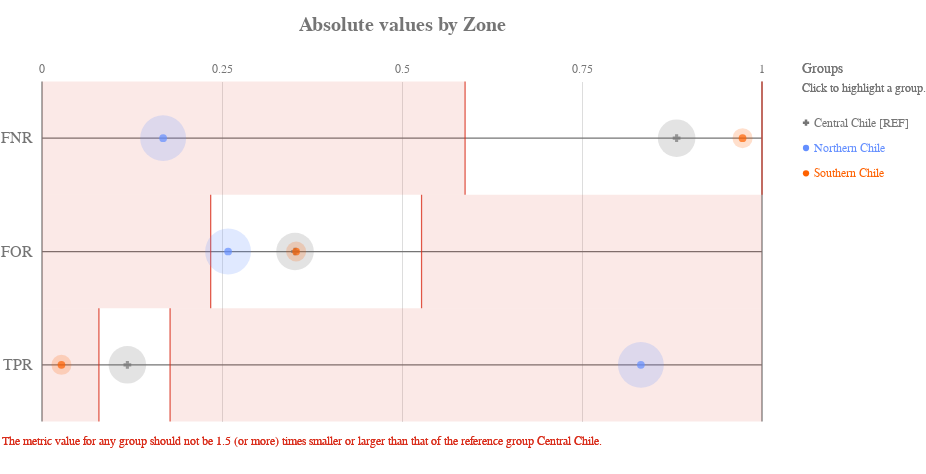

The notebook cell saved with this chart:
### Code cell
ap.absolute(grupo_definido, metrics, 'zone', fairness_threshold = disparity_tolerance)

### Figure 1 — Vega-Lite specification as saved in the notebook (floating-point values rounded to 4 significant figures)
{"config": {"view": {"continuousWidth": 400, "continuousHeight": 300, "strokeWidth": 0}, "axisLeft": {"labelColor": "rgb(117,117,117)", "labelFont": "Arial", "labelFontSize": 16}, "title": {"align": "center", "baseline": "middle", "color": "rgb(117,117,117)", "font": "Arial", "fontSize": 20, "fontWeight": "bold"}}, "layer": [{"data": {"name": "data-4ac2d7a4dec33677e433b172826c7791"}, "mark": {"type": "rule", "stroke": "rgb(117,117,117)", "strokeWidth": 1.25, "tooltip": ""}, "encoding": {"x": {"type": "quantitative", "field": "start", "scale": {"domain": [0, 1], "range": [40.0, 760.0]}}, "x2": {"field": "end"}, "y": {"type": "nominal", "axis": {"domain": false, "labelAngle": 0, "labelPadding": -30, "orient": "left", "ticks": false, "title": ""}, "field": "y_position", "scale": {"domain": ["FNR", "FOR", "TPR"], "range": [42.5, 382.5]}}}}, {"data": {"name": "data-6cfe259518f6c7b358d8f836a73e6b7f"}, "mark": {"type": "rule", "stroke": "rgb(117,117,117)", "strokeWidth": 1.25, "tooltip": ""}, "encoding": {"x": {"type": "quantitative", "field": "x_position", "scale": {"domain": [0, 1], "range": [40.0, 760.0]}}, "y": {"value": 42.5}, "y2": {"value": 382.5}}}, {"data": {"name": "data-60ed1133fa688d151d36705a369482e0"}, "mark": {"type": "text", "align": "center", "color": "rgb(117,117,117)", "font": "Arial", "fontSize": 12, "fontWeight": "normal", "tooltip": ""}, "encoding": {"text": {"type": "nominal", "field": "value"}, "x": {"type": "quantitative", "field": "value", "scale": {"domain": [0, 1], "range": [40.0, 760.0]}}, "y": {"value": 29.75}}}, {"layer": [{"mark": {"type": "rect", "opacity": 0.8, "stroke": "rgb(217, 46, 28)", "strokeWidth": 1.25, "tooltip": ""}, "encoding": {"x": {"type": "quantitative", "field": "lower_threshold_value", "scale": {"domain": [0, 1], "range": [40.0, 760.0]}}, "x2": {"field": "lower_threshold_value"}, "y": {"type": "nominal", "axis": {"domain": false, "grid": false, "labels": false, "ticks": false, "title": " "}, "field": "metric", "scale": {"domain": ["FNR", "FOR", "TPR"], "range": [42.5, 382.5]}}}}, {"mark": {"type": "rect", "opacity": 0.8, "stroke": "rgb(217, 46, 28)", "strokeWidth": 1.25, "tooltip": ""}, "encoding": {"x": {"type": "quantitative", "field": "upper_threshold_value", "scale": {"domain": [0, 1], "range": [40.0, 760.0]}}, "x2": {"field": "upper_threshold_value"}, "y": {"type": "nominal", "axis": {"domain": false, "grid": false, "labels": false, "ticks": false, "title": " "}, "field": "metric", "scale": {"domain": ["FNR", "FOR", "TPR"], "range": [42.5, 382.5]}}}}, {"layer": [{"mark": {"type": "rect", "fill": "rgb(217, 46, 28)", "opacity": 0.1, "tooltip": ""}, "encoding": {"x": {"type": "quantitative", "field": "lower_threshold_value", "scale": {"domain": [0, 1], "range": [40.0, 760.0]}}, "x2": {"field": "lower_end"}, "y": {"type": "nominal", "axis": {"domain": false, "grid": false, "labels": false, "ticks": false, "title": " "}, "field": "metric", "scale": {"domain": ["FNR", "FOR", "TPR"], "range": [42.5, 382.5]}}}}, {"mark": {"type": "rect", "fill": "rgb(217, 46, 28)", "opacity": 0.1, "tooltip": ""}, "encoding": {"x": {"type": "quantitative", "field": "upper_threshold_value", "scale": {"domain": [0, 1], "range": [40.0, 760.0]}}, "x2": {"field": "upper_end"}, "y": {"type": "nominal", "axis": {"domain": false, "grid": false, "labels": false, "ticks": false, "title": " "}, "field": "metric", "scale": {"domain": ["FNR", "FOR", "TPR"], "range": [42.5, 382.5]}}}}]}, {"data": {"name": "data-79dd248bdaa0ea02c535240e8ad022c8"}, "mark": {"type": "text", "align": "left", "baseline": "top", "fill": "rgb(217, 46, 28)", "font": "Arial", "fontSize": 12, "fontWeight": "normal", "tooltip": ""}, "encoding": {"text": {"value": "The metric value for any group should not be 1.5 (or more) times smaller or larger than that of the reference group Central Chile."}, "x": {"value": 0}, "y": {"value": 396.7}}}], "data": {"name": "data-8404b06e51d917278e052a425d52c7e0"}}, {"layer": [{"mark": "circle"}, {"data": {"name": "data-3072026969026b89f4d86909f3274176"}, "mark": {"type": "circle", "opacity": 0.2}, "encoding": {"color": {"condition": {"type": "nominal", "field": "attribute_value", "legend": null, "scale": {"domain": ["Central Chile", "Northern Chile", "Southern Chile"], "range": ["rgb(117,117,117)", "rgb(100, 143, 255)", "rgb(254, 97, 0)", "rgb(220, 38, 127)", "rgb(255, 176, 0)", "rgb(120, 94, 240)"]}, "selection": "selector025"}, "value": "rgb(224,224,224)"}, "size": {"type": "quantitative", "field": "group_size", "legend": null, "scale": {"domain": [0, 3227.0], "range": [0, 2522.0]}}, "tooltip": [{"type": "nominal", "field": "attribute_value", "title": "Group"}, {"type": "nominal", "field": "tooltip_group_size", "title": "Group Size"}, {"type": "nominal", "field": "tooltip_disparity_explanation_fnr", "title": "Disparity"}, {"type": "quantitative", "field": "fnr", "format": ".2f", "title": "FNR"}], "x": {"type": "quantitative", "axis": {"domain": false, "labels": false, "ticks": false, "title": null, "values": [0.25, 0.5, 0.75]}, "field": "fnr", "scale": {"domain": [0, 1], "range": [40.0, 760.0]}}, "y": {"type": "nominal", "axis": {"domain": false, "grid": false, "labels": false, "ticks": false, "title": " "}, "field": "metric_variable", "scale": {"domain": ["FNR", "FOR", "TPR"], "range": [42.5, 382.5]}}}, "selection": {"selector027": {"type": "multi", "empty": "all", "fields": ["attribute_value"]}}, "transform": [{"calculate": "'FNR'", "as": "metric_variable"}]}, {"data": {"name": "data-3072026969026b89f4d86909f3274176"}, "mark": {"type": "circle", "opacity": 0.2}, "encoding": {"color": {"condition": {"type": "nominal", "field": "attribute_value", "legend": null, "scale": {"domain": ["Central Chile", "Northern Chile", "Southern Chile"], "range": ["rgb(117,117,117)", "rgb(100, 143, 255)", "rgb(254, 97, 0)", "rgb(220, 38, 127)", "rgb(255, 176, 0)", "rgb(120, 94, 240)"]}, "selection": "selector025"}, "value": "rgb(224,224,224)"}, "size": {"type": "quantitative", "field": "group_size", "legend": null, "scale": {"domain": [0, 3227.0], "range": [0, 2522.0]}}, "tooltip": [{"type": "nominal", "field": "attribute_value", "title": "Group"}, {"type": "nominal", "field": "tooltip_group_size", "title": "Group Size"}, {"type": "nominal", "field": "tooltip_disparity_explanation_for", "title": "Disparity"}, {"type": "quantitative", "field": "for", "format": ".2f", "title": "FOR"}], "x": {"type": "quantitative", "axis": {"domain": false, "labels": false, "ticks": false, "title": null, "values": [0.25, 0.5, 0.75]}, "field": "for", "scale": {"domain": [0, 1], "range": [40.0, 760.0]}}, "y": {"type": "nominal", "axis": {"domain": false, "grid": false, "labels": false, "ticks": false, "title": " "}, "field": "metric_variable", "scale": {"domain": ["FNR", "FOR", "TPR"], "range": [42.5, 382.5]}}}, "selection": {"selector029": {"type": "multi", "empty": "all", "fields": ["attribute_value"]}}, "transform": [{"calculate": "'FOR'", "as": "metric_variable"}]}, {"data": {"name": "data-3072026969026b89f4d86909f3274176"}, "mark": {"type": "circle", "opacity": 0.2}, "encoding": {"color": {"condition": {"type": "nominal", "field": "attribute_value", "legend": null, "scale": {"domain": ["Central Chile", "Northern Chile", "Southern Chile"], "range": ["rgb(117,117,117)", "rgb(100, 143, 255)", "rgb(254, 97, 0)", "rgb(220, 38, 127)", "rgb(255, 176, 0)", "rgb(120, 94, 240)"]}, "selection": "selector025"}, "value": "rgb(224,224,224)"}, "size": {"type": "quantitative", "field": "group_size", "legend": null, "scale": {"domain": [0, 3227.0], "range": [0, 2522.0]}}, "tooltip": [{"type": "nominal", "field": "attribute_value", "title": "Group"}, {"type": "nominal", "field": "tooltip_group_size", "title": "Group Size"}, {"type": "nominal", "field": "tooltip_disparity_explanation_tpr", "title": "Disparity"}, {"type": "quantitative", "field": "tpr", "format": ".2f", "title": "TPR"}], "x": {"type": "quantitative", "axis": {"domain": false, "labels": false, "ticks": false, "title": null, "values": [0.25, 0.5, 0.75]}, "field": "tpr", "scale": {"domain": [0, 1], "range": [40.0, 760.0]}}, "y": {"type": "nominal", "axis": {"domain": false, "grid": false, "labels": false, "ticks": false, "title": " "}, "field": "metric_variable", "scale": {"domain": ["FNR", "FOR", "TPR"], "range": [42.5, 382.5]}}}, "selection": {"selector031": {"type": "multi", "empty": "all", "fields": ["attribute_value"]}}, "transform": [{"calculate": "'TPR'", "as": "metric_variable"}]}, {"layer": [{"mark": "point"}, {"data": {"name": "data-3072026969026b89f4d86909f3274176"}, "mark": {"type": "point", "filled": true, "size": 60}, "encoding": {"color": {"condition": {"type": "nominal", "field": "attribute_value", "legend": null, "scale": {"domain": ["Central Chile", "Northern Chile", "Southern Chile"], "range": ["rgb(117,117,117)", "rgb(100, 143, 255)", "rgb(254, 97, 0)", "rgb(220, 38, 127)", "rgb(255, 176, 0)", "rgb(120, 94, 240)"]}, "selection": "selector025"}, "value": "rgb(224,224,224)"}, "shape": {"type": "nominal", "field": "attribute_value", "legend": null, "scale": {"domain": ["Central Chile", "Northern Chile", "Southern Chile"], "range": ["cross", "circle", "circle"]}}, "tooltip": [{"type": "nominal", "field": "attribute_value", "title": "Group"}, {"type": "nominal", "field": "tooltip_group_size", "title": "Group Size"}, {"type": "nominal", "field": "tooltip_disparity_explanation_fnr", "title": "Disparity"}, {"type": "quantitative", "field": "fnr", "format": ".2f", "title": "FNR"}], "x": {"type": "quantitative", "axis": {"domain": false, "labels": false, "ticks": false, "title": null, "values": [0.25, 0.5, 0.75]}, "field": "fnr", "scale": {"domain": [0, 1], "range": [40.0, 760.0]}}, "y": {"type": "nominal", "axis": {"domain": false, "grid": false, "labels": false, "ticks": false, "title": " "}, "field": "metric_variable", "scale": {"domain": ["FNR", "FOR", "TPR"], "range": [42.5, 382.5]}}}, "selection": {"selector026": {"type": "multi", "empty": "all", "fields": ["attribute_value"]}}, "transform": [{"calculate": "'FNR'", "as": "metric_variable"}]}, {"data": {"name": "data-3072026969026b89f4d86909f3274176"}, "mark": {"type": "point", "filled": true, "size": 60}, "encoding": {"color": {"condition": {"type": "nominal", "field": "attribute_value", "legend": null, "scale": {"domain": ["Central Chile", "Northern Chile", "Southern Chile"], "range": ["rgb(117,117,117)", "rgb(100, 143, 255)", "rgb(254, 97, 0)", "rgb(220, 38, 127)", "rgb(255, 176, 0)", "rgb(120, 94, 240)"]}, "selection": "selector025"}, "value": "rgb(224,224,224)"}, "shape": {"type": "nominal", "field": "attribute_value", "legend": null, "scale": {"domain": ["Central Chile", "Northern Chile", "Southern Chile"], "range": ["cross", "circle", "circle"]}}, "tooltip": [{"type": "nominal", "field": "attribute_value", "title": "Group"}, {"type": "nominal", "field": "tooltip_group_size", "title": "Group Size"}, {"type": "nominal", "field": "tooltip_disparity_explanation_for", "title": "Disparity"}, {"type": "quantitative", "field": "for", "format": ".2f", "title": "FOR"}], "x": {"type": "quantitative", "axis": {"domain": false, "labels": false, "ticks": false, "title": null, "values": [0.25, 0.5, 0.75]}, "field": "for", "scale": {"domain": [0, 1], "range": [40.0, 760.0]}}, "y": {"type": "nominal", "axis": {"domain": false, "grid": false, "labels": false, "ticks": false, "title": " "}, "field": "metric_variable", "scale": {"domain": ["FNR", "FOR", "TPR"], "range": [42.5, 382.5]}}}, "selection": {"selector028": {"type": "multi", "empty": "all", "fields": ["attribute_value"]}}, "transform": [{"calculate": "'FOR'", "as": "metric_variable"}]}, {"data": {"name": "data-3072026969026b89f4d86909f3274176"}, "mark": {"type": "point", "filled": true, "size": 60}, "encoding": {"color": {"condition": {"type": "nominal", "field": "attribute_value", "legend": null, "scale": {"domain": ["Central Chile", "Northern Chile", "Southern Chile"], "range": ["rgb(117,117,117)", "rgb(100, 143, 255)", "rgb(254, 97, 0)", "rgb(220, 38, 127)", "rgb(255, 176, 0)", "rgb(120, 94, 240)"]}, "selection": "selector025"}, "value": "rgb(224,224,224)"}, "shape": {"type": "nominal", "field": "attribute_value", "legend": null, "scale": {"domain": ["Central Chile", "Northern Chile", "Southern Chile"], "range": ["cross", "circle", "circle"]}}, "tooltip": [{"type": "nominal", "field": "attribute_value", "title": "Group"}, {"type": "nominal", "field": "tooltip_group_size", "title": "Group Size"}, {"type": "nominal", "field": "tooltip_disparity_explanation_tpr", "title": "Disparity"}, {"type": "quantitative", "field": "tpr", "format": ".2f", "title": "TPR"}], "x": {"type": "quantitative", "axis": {"domain": false, "labels": false, "ticks": false, "title": null, "values": [0.25, 0.5, 0.75]}, "field": "tpr", "scale": {"domain": [0, 1], "range": [40.0, 760.0]}}, "y": {"type": "nominal", "axis": {"domain": false, "grid": false, "labels": false, "ticks": false, "title": " "}, "field": "metric_variable", "scale": {"domain": ["FNR", "FOR", "TPR"], "range": [42.5, 382.5]}}}, "selection": {"selector030": {"type": "multi", "empty": "all", "fields": ["attribute_value"]}}, "transform": [{"calculate": "'TPR'", "as": "metric_variable"}]}]}]}, {"layer": [{"mark": {"type": "point", "filled": true, "opacity": 1, "size": 39.48}, "encoding": {"color": {"condition": {"type": "nominal", "field": "attribute_value", "legend": null, "scale": {"domain": ["Central Chile", "Northern Chile", "Southern Chile"], "range": ["rgb(117,117,117)", "rgb(100, 143, 255)", "rgb(254, 97, 0)", "rgb(220, 38, 127)", "rgb(255, 176, 0)", "rgb(120, 94, 240)"]}, "selection": "selector025"}, "value": "rgb(224,224,224)"}, "shape": {"type": "nominal", "field": "attribute_value", "legend": null, "scale": {"domain": ["Central Chile", "Northern Chile", "Southern Chile"], "range": ["cross", "circle", "circle"]}}, "x": {"value": 804}, "y": {"type": "nominal", "axis": {"domain": false, "grid": false, "labels": false, "ticks": false, "title": " "}, "field": "attribute_value", "scale": {"domain": ["Central Chile", "Northern Chile", "Southern Chile"], "range": [71, 147]}}}, "selection": {"selector025": {"type": "multi", "empty": "all", "fields": ["attribute_value"]}}}, {"mark": {"type": "text", "align": "left", "baseline": "middle", "font": "Arial", "fontSize": 12, "fontWeight": "normal"}, "encoding": {"color": {"condition": {"type": "nominal", "field": "attribute_value", "legend": null, "scale": {"domain": ["Central Chile", "Northern Chile", "Southern Chile"], "range": ["rgb(117,117,117)", "rgb(100, 143, 255)", "rgb(254, 97, 0)", "rgb(220, 38, 127)", "rgb(255, 176, 0)", "rgb(120, 94, 240)"]}, "selection": "selector025"}, "value": "rgb(224,224,224)"}, "text": {"type": "nominal", "field": "label"}, "x": {"value": 812}, "y": {"type": "nominal", "axis": {"domain": false, "grid": false, "labels": false, "ticks": false, "title": " "}, "field": "attribute_value", "scale": {"domain": ["Central Chile", "Northern Chile", "Southern Chile"], "range": [71, 147]}}}, "selection": {"selector032": {"type": "multi", "empty": "all", "fields": ["attribute_value"]}}}, {"data": {"name": "data-79dd248bdaa0ea02c535240e8ad022c8"}, "mark": {"type": "text", "align": "left", "baseline": "middle", "color": "rgb(117,117,117)", "font": "Arial", "fontSize": 12, "fontWeight": "normal"}, "encoding": {"text": {"value": "Click to highlight a group."}, "x": {"value": 800}, "y": {"value": 49}}}, {"data": {"name": "data-79dd248bdaa0ea02c535240e8ad022c8"}, "mark": {"type": "text", "align": "left", "baseline": "middle", "color": "rgb(117,117,117)", "font": "Arial", "fontSize": 14, "fontWeight": "normal"}, "encoding": {"text": {"value": "Groups"}, "x": {"value": 800}, "y": {"value": 30}}}], "data": {"name": "data-0de9a04118b2294ee56b3c957fb6724a"}}], "height": 425, "padding": {"top": 15, "bottom": 10}, "resolve": {"scale": {"size": "independent", "y": "independent"}}, "title": "Absolute values by Zone", "width": 800, "$schema": "https://vega.github.io/schema/vega-lite/v4.8.1.json", "datasets": {"data-4ac2d7a4dec33677e433b172826c7791": [{"y_position": "FNR", "start": 0, "end": 1}, {"y_position": "FOR", "start": 0, "end": 1}, {"y_position": "TPR", "start": 0, "end": 1}], "data-6cfe259518f6c7b358d8f836a73e6b7f": [{"x_position": 0}, {"x_position": 1}], "data-60ed1133fa688d151d36705a369482e0": [{"value": 0.0}, {"value": 0.25}, {"value": 0.5}, {"value": 0.75}, {"value": 1.0}], "data-8404b06e51d917278e052a425d52c7e0": [{"lower_end": 0, "upper_end": 1, "lower_threshold_value": 0.5876, "upper_threshold_value": 1.0, "metric": "FNR"}, {"lower_end": 0, "upper_end": 1, "lower_threshold_value": 0.2343, "upper_threshold_value": 0.5271, "metric": "FOR"}, {"lower_end": 0, "upper_end": 1, "lower_threshold_value": 0.07906, "upper_threshold_value": 0.1779, "metric": "TPR"}], "data-79dd248bdaa0ea02c535240e8ad022c8": [{"a": 1, "b": 0}, {"a": 1, "b": 0}], "data-3072026969026b89f4d86909f3274176": [{"attribute_name": "zone", "attribute_value": "Central Chile", "group_size": 1803, "total_entities": 5007, "fnr": 0.8814, "for": 0.3514, "tpr": 0.1186, "fnr_disparity": 1.0, "for_disparity": 1.0, "tpr_disparity": 1.0, "fnr_disparity_scaled": 0.0, "for_disparity_scaled": 0.0, "tpr_disparity_scaled": 0.0, "tooltip_group_size": "1,803 (36.01%)", "tooltip_disparity_explanation_fnr": "Reference group", "tooltip_disparity_explanation_for": "Reference group", "tooltip_disparity_explanation_tpr": "Reference group"}, {"attribute_name": "zone", "attribute_value": "Northern Chile", "group_size": 2689, "total_entities": 5007, "fnr": 0.1682, "for": 0.2585, "tpr": 0.8318, "fnr_disparity": 0.1909, "for_disparity": 0.7355, "tpr_disparity": 7.014, "fnr_disparity_scaled": -4.239, "for_disparity_scaled": -0.3596, "tpr_disparity_scaled": 6.014, "tooltip_group_size": "2,689 (53.70%)", "tooltip_disparity_explanation_fnr": "5.24 times smaller FNR than the reference group", "tooltip_disparity_explanation_for": "1.36 times smaller FOR than the reference group", "tooltip_disparity_explanation_tpr": "7.01 times larger TPR than the reference group"}, {"attribute_name": "zone", "attribute_value": "Southern Chile", "group_size": 515, "total_entities": 5007, "fnr": 0.973, "for": 0.3529, "tpr": 0.02703, "fnr_disparity": 1.104, "for_disparity": 1.004, "tpr_disparity": 0.2279, "fnr_disparity_scaled": 0.1039, "for_disparity_scaled": 0.004299, "tpr_disparity_scaled": -3.388, "tooltip_group_size": "515 (10.29%)", "tooltip_disparity_explanation_fnr": "1.10 times larger FNR than the reference group", "tooltip_disparity_explanation_for": "1.00 times larger FOR than the reference group", "tooltip_disparity_explanation_tpr": "4.39 times smaller TPR than the reference group"}], "data-0de9a04118b2294ee56b3c957fb6724a": [{"attribute_value": "Central Chile", "label": "Central Chile [REF]"}, {"attribute_value": "Northern Chile", "label": "Northern Chile"}, {"attribute_value": "Southern Chile", "label": "Southern Chile"}]}}
